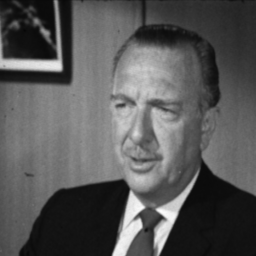
#> input picture Test_images/16_Walter.tiff, 256 x 256 px
$ python pipeline.py
#> lines starting #> are read from the running program, lines starting #| are printed output that depends on the picture
#> (reads results/features.csv from the repository)
#> (reads models/scaler.pkl from the repository)
#> (reads models/svm_trained_model.pkl from the repository)
### src/encryption.py
import cv2
import numpy as np
import pandas as pd
import os
def encrypt_image(image_path):

#> called with image_path = 'Test_images/16_Walter.tiff'
    print("...Starting Encryption Pipeline...")
    BASE_DIR = os.path.dirname(os.path.dirname(os.path.abspath(__file__)))
    results_dir = os.path.join(BASE_DIR, "results")
    labels_path = os.path.join(results_dir, "predicted_labels.csv")
    labels = pd.read_csv(labels_path)["Encrypt"].values
#> (reads results/predicted_labels.csv from the repository)
    # -----------------------------
    # Paths
    # -----------------------------
    henon_x_file = os.path.join(BASE_DIR, "keys", "henon_x.txt")
    henon_y_file = os.path.join(BASE_DIR, "keys", "henon_y.txt")

    output_encrypted_image = os.path.join(results_dir, "s1_encrypted_image.tif")
    output_confused_image = os.path.join(results_dir, "s2_encrypted_image.tif")
    output_final_dna_encrypted = os.path.join(results_dir, "final_encrypted_image.tif")

    # -----------------------------
    # Load Image
    # -----------------------------
    image = cv2.imread(image_path, cv2.IMREAD_GRAYSCALE)
#> image is the input picture: shape (256, 256); min 6, max 253, mean 87.3
    if image is None:
        raise FileNotFoundError(f"Error: Unable to load {image_path}")

    image_size = image.shape
#> image_size = (256, 256)
    block_size = 8

    # -----------------------------
    # Load Henon_x
    # -----------------------------
    with open(henon_x_file, "r") as f:
        henon_x = [int(line.strip()) for line in f]

    # -----------------------------
    # Stage 1: XOR Diffusion
    # -----------------------------
    encrypted_image = np.copy(image)
    key_index = 0
    block_idx = 0

    for i in range(0, image_size[0], block_size):
        for j in range(0, image_size[1], block_size):

            if labels[block_idx] == 1:
                block = encrypted_image[i:i+block_size, j:j+block_size].flatten()
                block_key = np.array(henon_x[key_index:key_index+64], dtype=np.uint8)

                encrypted_block = np.bitwise_xor(block, block_key)

                encrypted_image[i:i+block_size, j:j+block_size] = encrypted_block.reshape((block_size, block_size))

                key_index += 64

            block_idx += 1
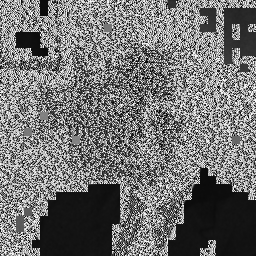
#> encrypted_image: shape (256, 256); min 0, max 255, mean 114
#> after the loop, block_idx = 1024; key_index = 52480

    cv2.imwrite(output_encrypted_image, encrypted_image)
    print("***Stage 1 Done***")

    # -----------------------------
    # Stage 2: Confusion
    # -----------------------------
    with open(henon_y_file, "r") as f:
        henon_y = [int(line.strip()) for line in f]

    image_flat = encrypted_image.flatten()

    permutation_order = np.argsort(henon_y[:len(image_flat)])
    confused_flat = image_flat[permutation_order]
    confused_image = confused_flat.reshape(image_size)
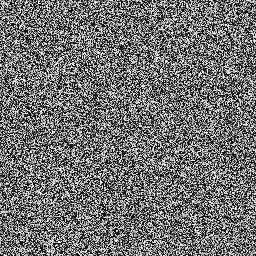
#> confused_image: shape (256, 256); min 0, max 255, mean 114

    cv2.imwrite(output_confused_image, confused_image)
    print("*** Stage 2 Done***")

    # -----------------------------
    # Stage 3: DNA Encryption
    # -----------------------------
    image = confused_image
    rows, cols = image.shape
#> rows = 256; cols = 256

    list1, list2 = [], []

    for i in range(rows):
        for j in range(cols):
            pixel = image[i][j]
            b4 = (pixel >> 4) & 1
            b5 = (pixel >> 5) & 1
            b6 = (pixel >> 6) & 1
            b7 = (pixel >> 7) & 1

            list1.append(str(b4) + str(b5))
            list2.append(str(b6) + str(b7))
#> after the loop, list1 = 65536 items; list2 = 65536 items

    # CLS chaotic key
    u = 0.4678
    x = [0.1]

    for j in range(rows * cols):
        temp = (u * x[-1] * (1 - x[-1])) + ((4 - u) * (np.sin(np.pi * x[-1])) / 4)
        temp %= 1
        temp *= 1e9
        temp %= 255
        x.append(temp)

    key_bin_list = []

    for num in x[1:]:
        bin_str = bin(int(num))[2:].zfill(8)
        key_bin_list.append(bin_str[:4])

    final_binary_result = []

    for i in range(len(list1)):
        data_bin = list1[i] + list2[i]
        key_bin = key_bin_list[i]

        a1 = int(data_bin[:2], 2)
        a2 = int(data_bin[2:], 2)
        b1 = int(key_bin[:2], 2)
        b2 = int(key_bin[2:], 2)

        r1 = (a1 + b1) % 4
        r2 = (a2 + b2) % 4

        encrypted_bin = format(r1, '02b') + format(r2, '02b')
        final_binary_result.append(encrypted_bin)
#> this loop made 65536 passes
#> (data_bin, key_bin, a1, a2, b1, b2, r1, r2) on passes 1 to 3: ('1011', '1000', 2, 3, 2, 0, 0, 3), ('1110', '1000', 3, 2, 2, 0, 1, 2), ('1010', '1111', 2, 2, 3, 3, 1, 1)

    new_image = np.zeros((rows, cols), dtype=np.uint8)

    index = 0
    for i in range(rows):
        for j in range(cols):
            original_pixel = image[i, j]

            b0 = original_pixel & 1
            b1 = original_pixel & 2
            b2 = original_pixel & 4
            b3 = original_pixel & 8

            mod_bits = final_binary_result[index]
            index += 1

            b4 = int(mod_bits[0]) << 4
            b5 = int(mod_bits[1]) << 5
            b6 = int(mod_bits[2]) << 6
            b7 = int(mod_bits[3]) << 7

            new_pixel = b0 | b1 | b2 | b3 | b4 | b5 | b6 | b7
            new_image[i, j] = new_pixel
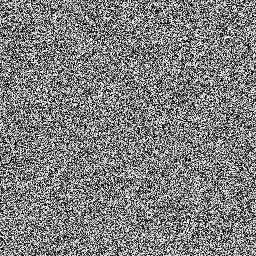
#> new_image: shape (256, 256); min 0, max 255, mean 126.9

    cv2.imwrite(output_final_dna_encrypted, new_image)

    print("...Encryption Completed Successfully...")

    return new_image

### src/decryption.py
import os
import numpy as np
import pandas as pd
import cv2
import matplotlib.pyplot as plt


def decrypt_image(encrypted_image):

    print("Starting Decryption Pipeline...")

    # -----------------------------
    # Base paths
    # -----------------------------
    BASE_DIR = os.path.dirname(os.path.dirname(os.path.abspath(__file__)))
    results_dir = os.path.join(BASE_DIR, "results")
    keys_dir = os.path.join(BASE_DIR, "keys")

    os.makedirs(results_dir, exist_ok=True)

    # -----------------------------
    # File paths
    # -----------------------------
    henon_x_file = os.path.join(keys_dir, "henon_x.txt")
    henon_y_file = os.path.join(keys_dir, "henon_y.txt")
    labels_file = os.path.join(results_dir, "predicted_labels.csv")

    output_dna = os.path.join(results_dir, "s1_dna_decrypted_image.tif")
    output_deconfused = os.path.join(results_dir, "s2_deconfused_image.tif")
    output_final = os.path.join(results_dir, "final_decrypted_image.tif")

    # -----------------------------
    # Load image
    # -----------------------------
    image = encrypted_image
    rows, cols = image.shape
    image_size = image.shape

    # ====================================================
    # Stage 1: DNA Decryption
    # ====================================================
    list1, list2 = [], []

    for i in range(rows):
        for j in range(cols):
            pixel = image[i][j]

            b4 = (pixel >> 4) & 1
            b5 = (pixel >> 5) & 1
            b6 = (pixel >> 6) & 1
            b7 = (pixel >> 7) & 1

            list1.append(str(b4) + str(b5))
            list2.append(str(b6) + str(b7))

    u = 0.4678
    x = [0.1]

    for _ in range(rows * cols):
        temp = (u * x[-1] * (1 - x[-1])) + ((4 - u) * (np.sin(np.pi * x[-1])) / 4)
        temp %= 1
        temp *= 1e9
        temp %= 255
        x.append(temp)

    key_bin_list = []

    for num in x[1:]:
        bin_str = bin(int(num))[2:].zfill(8)
        key_bin_list.append(bin_str[:4])

    final_binary_result = []

    for i in range(len(list1)):
        data_bin = list1[i] + list2[i]
        key_bin = key_bin_list[i]

        a1 = int(data_bin[:2], 2)
        a2 = int(data_bin[2:], 2)
        b1 = int(key_bin[:2], 2)
        b2 = int(key_bin[2:], 2)

        r1 = (a1 - b1) % 4
        r2 = (a2 - b2) % 4

        decrypted_bin = format(r1, '02b') + format(r2, '02b')
        final_binary_result.append(decrypted_bin)

    new_image = np.zeros((rows, cols), dtype=np.uint8)
    index = 0

    for i in range(rows):
        for j in range(cols):
            original_pixel = image[i, j]

            b0 = original_pixel & 1
            b1 = original_pixel & 2
            b2 = original_pixel & 4
            b3 = original_pixel & 8

            mod_bits = final_binary_result[index]
            index += 1

            b4 = int(mod_bits[0]) << 4
            b5 = int(mod_bits[1]) << 5
            b6 = int(mod_bits[2]) << 6
            b7 = int(mod_bits[3]) << 7

            new_pixel = b0 | b1 | b2 | b3 | b4 | b5 | b6 | b7
            new_image[i, j] = new_pixel

    cv2.imwrite(output_dna, new_image)
    print("**stage 1 decryption done**")
    # ====================================================
    # Stage 2: Deconfusion
    # ====================================================
    with open(henon_y_file, "r") as f:
        henon_y = [int(line.strip()) for line in f]

    image_flat = new_image.flatten()

    permutation_order = np.argsort(henon_y[:len(image_flat)])
    inverse_permutation = np.argsort(permutation_order)

    deconfused_flat = image_flat[inverse_permutation]
    deconfused_image = deconfused_flat.reshape(image_size)

    cv2.imwrite(output_deconfused, deconfused_image)
    print("** stage 2 decryption done**")
    # ====================================================
    # Stage 3: XOR Reverse
    # ====================================================
    labels = pd.read_csv(labels_file)["Encrypt"].values

    with open(henon_x_file, "r") as f:
        henon_x = [int(line.strip()) for line in f]

    decrypted_image = np.copy(deconfused_image)

    block_size = 8
    key_index = 0
    block_idx = 0

    for i in range(0, image_size[0], block_size):
        for j in range(0, image_size[1], block_size):

            if labels[block_idx] == 1:
                block = decrypted_image[i:i+block_size, j:j+block_size].flatten()
                block_key = np.array(henon_x[key_index:key_index+64], dtype=np.uint8)

                decrypted_block = np.bitwise_xor(block, block_key)

                decrypted_image[i:i+block_size, j:j+block_size] = decrypted_block.reshape((block_size, block_size))

                key_index += 64

            block_idx += 1

    cv2.imwrite(output_final, decrypted_image)

    print("Decryption completed")

    return decrypted_image

### src/feature_pipeline.py
import os
import subprocess
import pandas as pd
import joblib


def get_labels(image_path):

    # -----------------------------
    # Base paths
    # -----------------------------
    BASE_DIR = os.path.dirname(os.path.dirname(os.path.abspath(__file__)))
    matlab_folder = os.path.join(BASE_DIR, "matlab")

    # -----------------------------
    # Ensure results folder exists
    # -----------------------------
    results_dir = os.path.join(BASE_DIR, "results")
    os.makedirs(results_dir, exist_ok=True)

    # -----------------------------
    # Output CSV path (UPDATED)
    # -----------------------------
    output_csv = os.path.join(results_dir, "features.csv")

    # -----------------------------
    # Convert paths for MATLAB
    # -----------------------------
    image_path_abs = os.path.abspath(image_path).replace("\\", "/")
    output_csv_abs = output_csv.replace("\\", "/")
    matlab_folder = matlab_folder.replace("\\", "/")

    print("...Running MATLAB script for feature extraction...")

    subprocess.run([
        "matlab",
        "-batch",
        f"cd('{matlab_folder}'); extract_features('{image_path_abs}', '{output_csv_abs}')"
    ])

    # -----------------------------
    # Check output
    # -----------------------------
    if not os.path.exists(output_csv):
        raise Exception("Feature extraction failed. MATLAB output not found.")

    print(" MATLAB feature extraction complete")

    # -----------------------------
    # Load features
    # -----------------------------
    X_new = pd.read_csv(output_csv)

    # -----------------------------
    # Load scaler
    # -----------------------------
    scaler = joblib.load(os.path.join(BASE_DIR, "models", "scaler.pkl"))

    X_new = pd.DataFrame(
        scaler.transform(X_new),
        columns=scaler.feature_names_in_
    )

    # -----------------------------
    # Load model
    # -----------------------------
    svm_model = joblib.load(os.path.join(BASE_DIR, "models", "svm_trained_model.pkl"))

    # -----------------------------
    # Predict
    # -----------------------------
    y_pred = svm_model.predict(X_new)

    # -----------------------------
    # Save predictions (UPDATED)
    # -----------------------------
    pred_path = os.path.join(results_dir, "predicted_labels.csv")

    pd.DataFrame(y_pred, columns=["Encrypt"]).to_csv(pred_path, index=False)

    print(f"Predictions saved at: {pred_path}")

    return y_pred

### src/pipeline.py
from feature_pipeline import get_labels
from encryption import encrypt_image
from decryption import decrypt_image
import os


def run_pipeline(image_path):

    print("Starting Full Pipeline...")

    # -----------------------------
    # Base path
    # -----------------------------
    BASE_DIR = os.path.dirname(os.path.dirname(os.path.abspath(__file__)))
    results_dir = os.path.join(BASE_DIR, "results")
    os.makedirs(results_dir, exist_ok=True)

    # -----------------------------
    # STEP 1: Get labels (ML)
    # -----------------------------
    get_labels(image_path)

    # -----------------------------
    # STEP 2: Encrypt image
    # -----------------------------
    encrypted_image = encrypt_image(image_path)

    # -----------------------------
    # STEP 3: Decrypt image
    # -----------------------------
    decrypted_image = decrypt_image(encrypted_image)

    print("Pipeline completed successfully")


# -----------------------------
# RUN
# -----------------------------
if __name__ == "__main__":
    BASE_DIR = os.path.dirname(os.path.dirname(os.path.abspath(__file__)))
    image_path = os.path.join(BASE_DIR, "Test_images", "16_Walter.tiff")

    run_pipeline(image_path)
